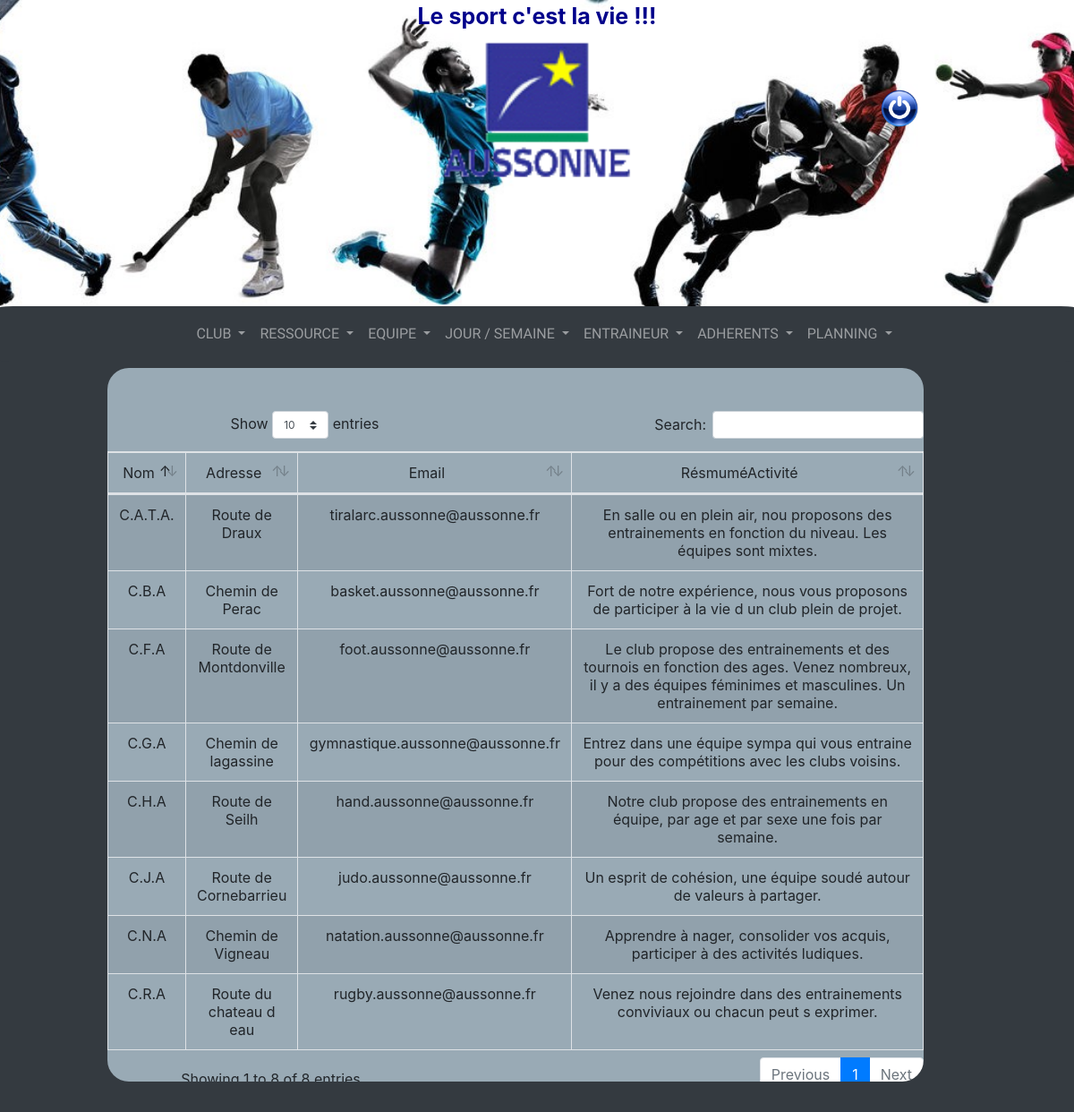
The app's page /index.php?vue=club&action=visualiser with its own data.
### tables this page shows
CREATE TABLE IF NOT EXISTS `club` (
  `IDCLUB` bigint(4) NOT NULL,
  `NOMCLUB` char(32) NOT NULL,
  `ADRESSECLUB` char(80) NOT NULL,
  `EMAILCLUB` char(32) NOT NULL,
  `DATECREATION` date NOT NULL,
  `RESUMEACTIVITECLUB` varchar(255) NOT NULL,
  PRIMARY KEY (`IDCLUB`)
);

### Modeles/accesBD.php (called while the page is built, shortened)
<?php
class accesBD
	{
	private $hote;
	private $login;
	private $passwd;
	private $base;
	private $conn;
	public function __construct()
		{
		$this->hote="localhost";
		$this->login="ppe2";
		$this->passwd="ppe2";
		$this->base="ppe2mairie";
		}
	private function connexion()
	{
		try
        {
            $this->conn = new PDO("mysql:host=".$this->hote.";dbname=".$this->base.";charset=utf8", $this->login, $this->passwd);
        }
        catch(PDOException $e)
        {
            die("Connection à la base de données échouée".$e->getMessage());
        }
	}
	public function chargement($uneTable)
		{
		$lesInfos=null;
		$nbTuples=0;
		$stringQuery="SELECT * FROM ";
		$stringQuery = $this->specialCase($stringQuery,$uneTable);
		$query = $this->conn->prepare($stringQuery);
		if($query->execute())
		{
			while($row = $query->fetch(PDO::FETCH_NUM))
			{
				$lesInfos[$nbTuples] = $row;
				$nbTuples++;
			}
		}
		else
		{
			die('Problème dans chargement : '.$query->errorCode());
		}
		return $lesInfos;
	}
		private function specialCase($stringQuery,$uneTable)
		{
			$uneTable = strtoupper($uneTable);
			switch ($uneTable) {
			case 'CLUB':
				$stringQuery.='CLUB';
				break;
			case 'RESSOURCE':
				$stringQuery.='RESSOURCE';
				break;
			case 'ADHERENT':
				$stringQuery.='ADHERENT';
				break;
			case 'ENTRAINEUR':
				$stringQuery.='ENTRAINEUR';
				break;
			case 'EQUIPE':
				$stringQuery.='EQUIPE';
				break;
			case 'JOURSEMAINE':
				$stringQuery.='JOURSEMAINE';
				break;
			}
			return $stringQuery.";";
		}
	}
?>

### Modeles/gestionMairie.php (called while the page is built, shortened)
<?php
include 'Conteneurs/conteneurClub.php';
include 'accesBD.php';
Class gestionMairie
	{
	private $tousLesClubs;
	private $maBD;
	public function __construct()
		{
		$this->tousLesClubs = new conteneurClub();
		$this->maBD = new accesBD();
		}
	private function chargeLesClubs()
		{
		$resultat=$this->maBD->chargement('club');
		$nb=0;
		while ($nb<sizeof($resultat))
			{
			$this->tousLesClubs->ajouteUnClub($resultat[$nb][0],$resultat[$nb][1],$resultat[$nb][2],$resultat[$nb][3],$resultat[$nb][4],$resultat[$nb][5]);
			$nb++;
			}
		}
	public function donneNbClubs()
		{
		return $this->tousLesClubs->nbClubs();
		}
	public function listeLesClubs()
		{
		return $this->tousLesClubs->listeLesClubs();
		}
	}
?>

### Modeles/Metiers/club.php (called while the page is built, shortened)
<?php
Class club
	{
	private $nomClub;
	private $adresseClub;
	private $emailClub;
	private $resumeActiviteClub;
	public function __construct($unIdClub, $unNomClub, $uneAdresseClub, $unEmailClub, $uneDateCreation, $unResumeClub)
		{
		$this->nomClub = $unNomClub;
		$this->adresseClub = $uneAdresseClub;
		$this->emailClub = $unEmailClub;
		$this->resumeActiviteClub = $unResumeClub;
		}
	public function getNomClub()
		{
		return $this->nomClub;
		}
	public function getAdresseClub()
		{
		return $this->adresseClub;
		}
	public function getEmailClub()
		{
		return $this->emailClub;
		}
	public function getResumeActiviteClub()
		{
		return $this->resumeActiviteClub;
		}
	}
?>

### Modeles/Conteneurs/conteneurClub.php (the view, shortened to what this page needs)
<?php
include ($path.'/Modeles/Metiers/club.php');
Class conteneurClub
	{
	private $lesClubs;
	public function __construct()
		{
		$this->lesClubs = new arrayObject();
		}
	public function ajouteUnClub($unIdClub, $unNomClub, $unAdresseClub, $unEmailClub, $uneDateCreationClub, $unResumeActiviteClub)
		{
		$unClub = new club($unIdClub, $unNomClub, $unAdresseClub, $unEmailClub, $uneDateCreationClub, $unResumeActiviteClub);
		$this->lesClubs->append($unClub);
		}
	public function nbClubs()
		{
		return $this->lesClubs->count();
		}
	public function listeLesClubs(){
		$liste ='<div class="table-responsive">
	<table id="tabClub" class="table table-striped table-bordered" cellspacing="0">
		<thead>
			<tr>
			<td>Nom</td>
			<td>Adresse</td>
			<td>Email</td>
			<td>RésmuméActivité</td>
			</tr>
		</thead>
	<tbody>';
		foreach ($this->lesClubs as $unClub){
			$liste = $liste.'
	<tr>
		<td>'.$unClub->getNomClub().'</td>
		<td>'.$unClub->getAdresseClub().'</td>
		<td>'.$unClub->getEmailClub().'</td>
		<td>'.$unClub->getResumeActiviteClub().'</td>
	</tr>';
		}
		$liste = $liste.'
	</tbody>
	</table>';
		return $liste;
	}
	}
?>

### Vues/entete.php (shortened to what this page needs)
<html>
	<head>
    </head>
	<body>
    <div class="Logo_banniere">
    <div class="fondMilieu">
        <?php
        if(!(isset($_SESSION['id']) && isset($_SESSION['type']))){
            echo '
                <img id="imgLogin" class="img-responsive" src="Images/login.png"></img>';
        }
        else {
            echo '
                <img id="imgLogout" class="img-responsive" src="Images/logout.png"></img>';
        }
        ?>
        <div class="phrase">Le sport c'est la vie !!!</div>
            <div class="cadreHautMilieu">
                <div class="logo container">
                    <div class="Logo">
                        <a href="index.php">
                        <img src="Images/aussonne.png" id="logo" />
                        </a>
                    </div>
                </div>
            </div>
    </div>
    </div>

### Vues/menu.php (shortened to what this page needs)
<div class="menu">
    <nav class="navbar navbar-expand-lg navbar-dark bg-dark" id="etendu">
        <div class="collapse navbar-collapse" id="navbarNavDropdown">
            <ul class="navbar-nav">
                <li class="nav-item dropdown">
                    <a class="nav-link dropdown-toggle" href="#" id="navbarDropdownMenuLink" data-toggle="dropdown" aria-haspopup="true" aria-expanded="false">
                        CLUB
                    </a>
                </li>
                <li class="nav-item dropdown">
                    <a class="nav-link dropdown-toggle" href="#" id="navbarDropdownMenuLink" data-toggle="dropdown" aria-haspopup="true" aria-expanded="false">
                        RESSOURCE
                    </a>
                </li>
                <li class="nav-item dropdown">
                    <a class="nav-link dropdown-toggle" href="#" id="navbarDropdownMenuLink" data-toggle="dropdown" aria-haspopup="true" aria-expanded="false">
                        EQUIPE
                    </a>
                </li>
                <li class="nav-item dropdown">
                    <a class="nav-link dropdown-toggle" href="#" id="navbarDropdownMenuLink" data-toggle="dropdown" aria-haspopup="true" aria-expanded="false">
                        JOUR / SEMAINE
                    </a>
                </li>
                <li class="nav-item dropdown">
                    <a class="nav-link dropdown-toggle" href="#" id="navbarDropdownMenuLink" data-toggle="dropdown" aria-haspopup="true" aria-expanded="false">
                        ENTRAINEUR
                    </a>
                </li>
                <li class="nav-item dropdown">
                    <a class="nav-link dropdown-toggle" href="#" id="navbarDropdownMenuLink" data-toggle="dropdown" aria-haspopup="true" aria-expanded="false">
                        ADHERENTS
                    </a>
                </li>
                <li class="nav-item dropdown">
                    <a class="nav-link dropdown-toggle" href="#" id="navbarDropdownMenuLink" data-toggle="dropdown" aria-haspopup="true" aria-expanded="false">
                        PLANNING
                    </a>
                </li>
            </ul>
        </div>
    </nav>
</div>

### index.php (shortened to what this page needs)
<?php
include 'Controleur.php';
if (!isset ($_SESSION['Controleur']))
{
$monControleur = new Controleur();
}
else
{
}
$monControleur->afficheEntete();
$monControleur->afficheMenu();
if ((isset($_GET['vue']))&& (isset($_GET['action']))){
    if(!isset($_GET['token'])) {
        $monControleur->affichePage($_GET['action'], $_GET['vue']);
    }else {
        echo "<script>$('#carouselExampleIndicators').removeClass('d-none').addClass('d-block');</script>";
        $monControleur->affichePage1($_GET['action'],$_GET['vue'],$_GET['token']);
    }
}else {
    echo "<script>$('#carouselExampleIndicators').removeClass('d-none').addClass('d-block');</script>";
}
?>

### Controleur.php (shortened to what this page needs)
<?php
include 'Modeles/gestionMairie.php';
class Controleur
{
    private $maMairie;
    public function __construct()
    {
        $this->maMairie = new gestionMairie();
    }
    public function afficheEntete()
    {
        require 'Vues/entete.php';
    }
    public function afficheMenu()
    {
        require 'Vues/menu.php';
    }
    public function affichePage($action, $vue)
    {
        switch ($vue) {
            case "club":
                $this->vueClub($action);
                break;
        }
    }
    private function vueClub($action)
    {
        switch ($action) {
            case "visualiser" :
                if ($this->maMairie->donneNbClubs() == 0) {
                    $message = "Il n'existe pas de club";
                    $lien = 'index.php?vue=club&action=ajouter';
                    $_SESSION['message'] = $message;
                    $_SESSION['lien'] = $lien;
                    require 'Vues/erreur.php';
                } else {
                    $_SESSION['lesClubs'] = $this->maMairie->listeLesClubs();
                    require 'Vues/voirClub.php';
                }
                break;
        }
    }
}
?>

### Vues/voirClub.php
<div class="centrePage">
    <br><br><?php
    echo $_SESSION['lesClubs'];
    ?>
</div>

### css/styleMairie.css (style rules this page uses)
.phrase { position: relative; text-align: center; top: 0vh; color: darkblue; font-size : 25px; font-weight: bold; display: none; }
.img-responsive { position: absolute; top: 8vh; left: 90%; width: 6vw; cursor: pointer; }
.Logo_banniere { position: absolute; margin: 0 auto; width: 100%; height:28.4%; top: 0vh; background: url('../Images/multisport.jpg') no-repeat center; background-size: cover; }
.Logo { margin: 0 auto; justify-content: center; }
table { transition-property : color ; transition-duration : 1s; border-color : black; border-style : solid; text-align : center; margin: auto; }
a { font-size: 16px; }
.fondMilieu { position : relative; margin: 0 auto; width:80%; height:100%; }
.cadreHautMilieu { margin: 0 auto; justify-content: center; width:55%; left : 20%; height:20%; font-family: 'Sarabun', sans-serif; text-align : center; }
.menu { position : absolute; width:100%; height:15%; top : 24%; font-family: 'Sarabun', sans-serif; text-align : center; justify-content: space-between; }
.centrePage { position : relative; width:76%; height:64%; left : 10%; top : 35%; text-align : center; margin-top : -24px; background-color: #99aab5; overflow:auto; border-radius : 24px; }
#logo { width:18vh; height:15vh; margin: 0 auto; justify-content: center; }
#etendu { z-index: 1; }
.collapse { margin: 0 auto; justify-content: center; text-align: center; }
.menu { z-index: 1; }
@media (min-width: 992px) { .phrase { position: relative; justify-content: center; text-align: center; top: 0vh; color: darkblue; font-size : 25px; font-weight: bold; display: flex; } }
@media (min-width: 992px) { .img-responsive { position: absolute; top: 8vh; left: 90%; width: 3.5vw; cursor: pointer; } }
@media (min-width: 1200px) { #etendu { margin: 0 auto; top: 3.5vh; justify-content: center; width: 100%; height: 5vh; z-index: 1; border-radius:2%; } }
@media (min-height: 600px) { body { overflow: hidden; height:100%; } }

### records on screen
club: NOMCLUB "C.F.A", ADRESSECLUB "Route de Montdonville", EMAILCLUB "foot.aussonne@aussonne.fr", RESUMEACTIVITECLUB "Le club propose des entrainements et des tournois en fonction des ages. Venez nombreux, il y a des équipes féminimes et masculines. Un entrainement par semaine."
club: NOMCLUB "C.A.T.A.", ADRESSECLUB "Route de Draux", EMAILCLUB "tiralarc.aussonne@aussonne.fr", RESUMEACTIVITECLUB "En salle ou en plein air, nou proposons des entrainements en fonction du niveau. Les équipes sont mixtes."
club: NOMCLUB "C.R.A", ADRESSECLUB "Route du chateau d eau", EMAILCLUB "rugby.aussonne@aussonne.fr", RESUMEACTIVITECLUB "Venez nous rejoindre dans des entrainements conviviaux ou chacun peut s exprimer."
club: NOMCLUB "C.G.A", ADRESSECLUB "Chemin de lagassine", EMAILCLUB "gymnastique.aussonne@aussonne.fr", RESUMEACTIVITECLUB "Entrez dans une équipe sympa qui vous entraine pour des compétitions avec les clubs voisins."
club: NOMCLUB "C.H.A", ADRESSECLUB "Route de Seilh", EMAILCLUB "hand.aussonne@aussonne.fr", RESUMEACTIVITECLUB "Notre club propose des entrainements en équipe, par age et par sexe une fois par semaine."
club: NOMCLUB "C.B.A", ADRESSECLUB "Chemin de Perac", EMAILCLUB "basket.aussonne@aussonne.fr", RESUMEACTIVITECLUB "Fort de notre expérience, nous vous proposons de participer à la vie d un club plein de projet."
club: NOMCLUB "C.J.A", ADRESSECLUB "Route de Cornebarrieu", EMAILCLUB "judo.aussonne@aussonne.fr", RESUMEACTIVITECLUB "Un esprit de cohésion, une équipe soudé autour de valeurs à partager."
club: NOMCLUB "C.N.A", ADRESSECLUB "Chemin de Vigneau", EMAILCLUB "natation.aussonne@aussonne.fr", RESUMEACTIVITECLUB "Apprendre à nager, consolider vos acquis, participer à des activités ludiques."
